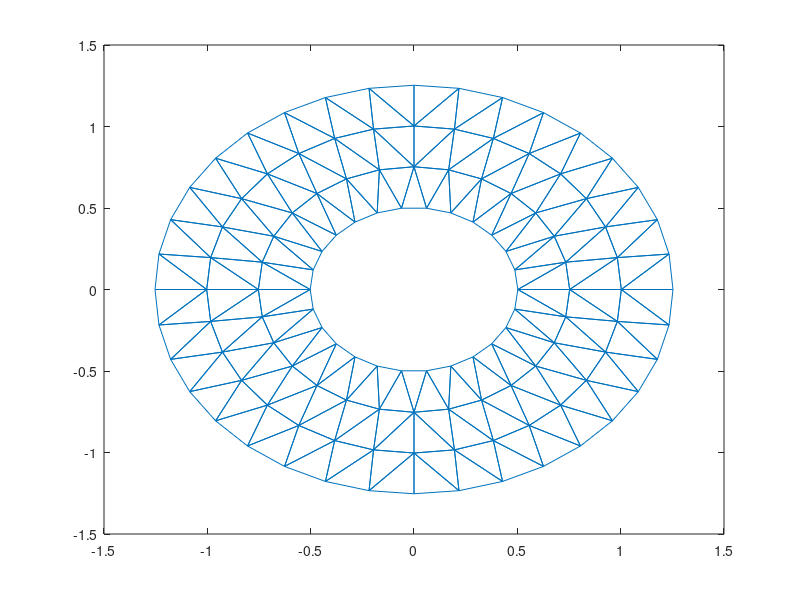

The MATLAB script that drew this image:
function plottrimesh

% load a triangular cell mesh of a 3D object and plot it
%
% March 30, 2016   A. F. Peterson

% read mesh from file 'trifile.txt'

 nnodes = dlmread('trifile.txt','', [0,0,0,0]);
 ncells = dlmread('trifile.txt','', [0,1,0,1]);

 Node = dlmread('trifile.txt','', [1,1,nnodes,2]);
 
 nstart=nnodes + 1;
 nend=nstart + ncells - 1;
 Element_to_Node = dlmread('trifile.txt','', [nstart,1,nend,3]);
 
 % disp(Element_to_Node);
 
 figure
 trimesh( Element_to_Node, Node(:,1), Node(:,2) )

end
